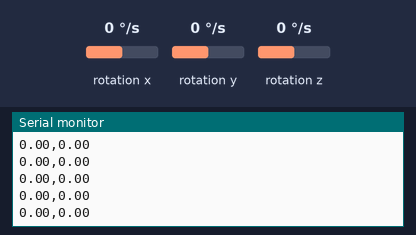
Bench run of a sketch on a simulated Arduino Nano 33 IoT. Shown: the last lines printed to the serial monitor. The inputs (shaded band) are chosen by the test bench; at power-on: rotation y 0 °/s, rotation z 0 °/s, rotation x 0 °/s.

Above: at 1.2 s.
1.3 s: rotation y set to -192 °/s
At 1.8 s:
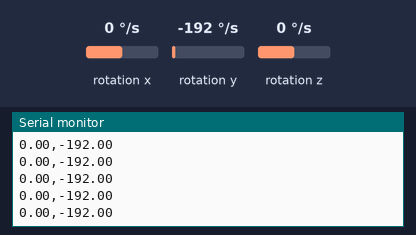
2.8 s: rotation z set to -192 °/s
At 3.3 s:
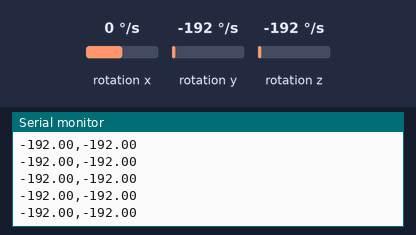
4.3 s: rotation y set to -100 °/s
At 4.9 s:
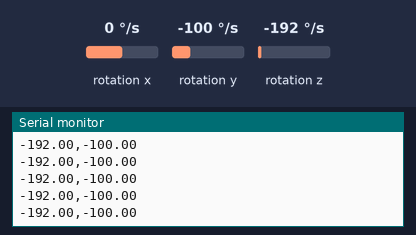
Timing chart, 0 to 6.0 s (numbered marks = the images above; inputs shaded):
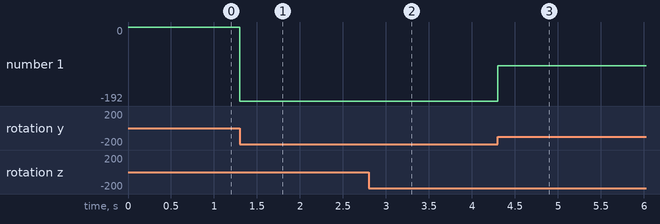

Measured:
- after the input at 1.3 s, the serial monitor: prints a new line at once (image 1)
- after the input at 2.8 s, the serial monitor: prints a new line at once (image 2)
- after the input at 4.3 s, the serial monitor: prints a new line at once (image 3)
- plotted number 1: 0 → -192 after the input at 1.3 s, -192 → -100 after the input at 4.3 s

The sketch:

gyroscope_test.ino
```cpp
#include "Arduino_LSM6DS3.h"

void setup() {
  Serial.begin(9600);
  // start the IMU:
  if (!IMU.begin()) {
    Serial.println("Failed to initialize IMU");
    // stop here if you can't access the IMU:
    while (true);
  }
}

void loop() {
  // values for acceleration and rotation:

  float xGyro, yGyro, zGyro;

  // if both accelerometer and gyrometer are ready to be read:
  if (IMU.accelerationAvailable() &&
      IMU.gyroscopeAvailable()) {
    // read accelerometer and gyrometer:

    // print the results:
    IMU.readGyroscope(xGyro, yGyro, zGyro);

    Serial.print(zGyro);
    Serial.print(",");
    Serial.println(yGyro);

  }
}
```
